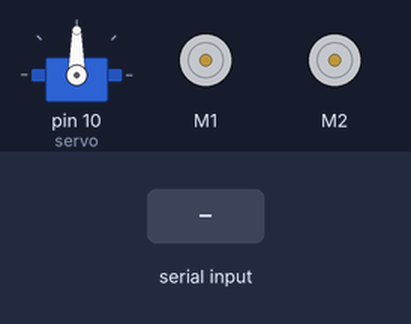
The sketch below on a simulated Arduino Uno, built with avr-gcc and run on an emulated ATmega328P. On the bench: servo, 2 × DC motor (green arrow = forward, orange = backward, longer = faster). Inputs (shaded band) come from the test bench.

Above: at 1.2 s.
1.3 s: "1\n" received over Serial
At 2.0 s:
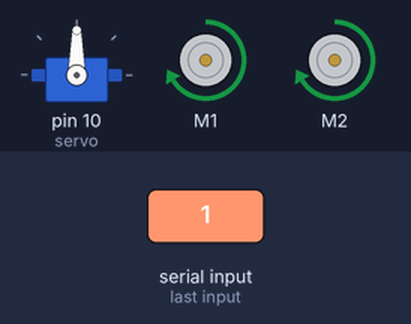
2.8 s: "5\n" received over Serial
At 3.2 s:
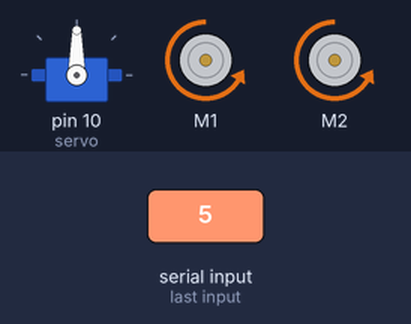
4.3 s: "4\n" received over Serial
At 5.5 s:
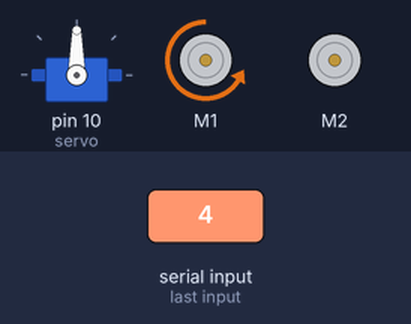
5.8 s: "1,90\n" received over Serial
At 6.6 s:
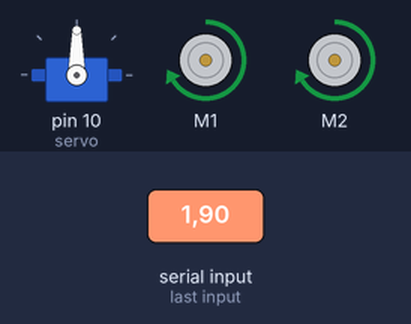
7.3 s: "4\n" received over Serial
At 7.8 s:
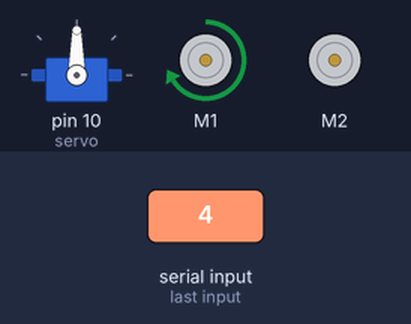
8.8 s: "1,90,45\n" received over Serial
At 10.1 s:
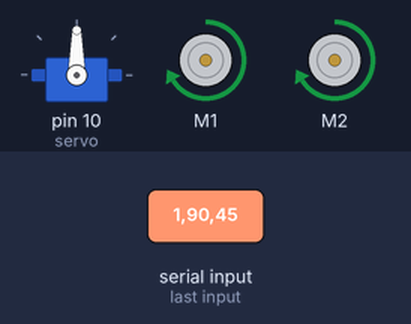
Timing chart, 0 to 11.3 s (numbered marks = the images above; inputs shaded):
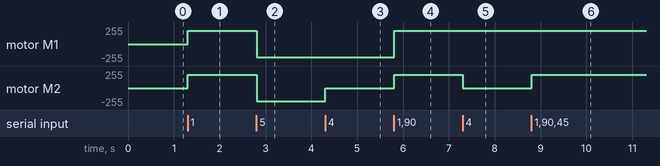

Measured:
- after the input at 1.3 s, motor M1, motor M2: stopped → forward 200/255 at once
- after the input at 2.8 s, motor M1, motor M2: forward 200/255 → backward 200/255 at once
- after the input at 4.3 s, motor M2: backward 200/255 → stopped at once
- after the input at 5.8 s, motor M1: backward 200/255 → forward 200/255 at once; motor M2: stopped → forward 200/255 at once
- after the input at 7.3 s, motor M2: forward 200/255 → stopped at once
- after the input at 8.8 s, motor M2: stopped → forward 200/255 at once

The sketch:

arduino.ino
```cpp
#include <AFMotor.h>
#include <Servo.h>

AF_DCMotor my_motor1(1); // motor drive initialization
AF_DCMotor my_motor2(2); // motor drive initialization

Servo servo; // motor servo initialization

void setup() {
  Serial.begin(115200);
  Serial.setTimeout(5);

  servo.attach(10);
  servo.write(90);

  my_motor1.setSpeed(200); // set the speed of the motors
  my_motor2.setSpeed(200); // set the speed of the motors

  my_motor1.run(RELEASE); //stop
  my_motor2.run(RELEASE); //stop 2
}

void loop() {
  if (Serial.available()) {

    String result = Serial.readString(); // getting from serial port

    if (result.toInt() == 1){ // go FORWARD
      my_motor1.run(FORWARD);
      my_motor2.run(FORWARD);
    }
    else if (result.toInt() == 5) { // go BACKWARD
      my_motor1.run(BACKWARD);
      my_motor2.run(BACKWARD);
    }
    else if (result.toInt() == 4) { // stop
      my_motor2.run(RELEASE);
      servo.write(90);
    }
    else if (result.toInt() >= 60 and result.toInt() <= 120){ // data for servo
      servo.write(result.toInt()); // the servo sets the position according to the received data
    }

  }
}
```
